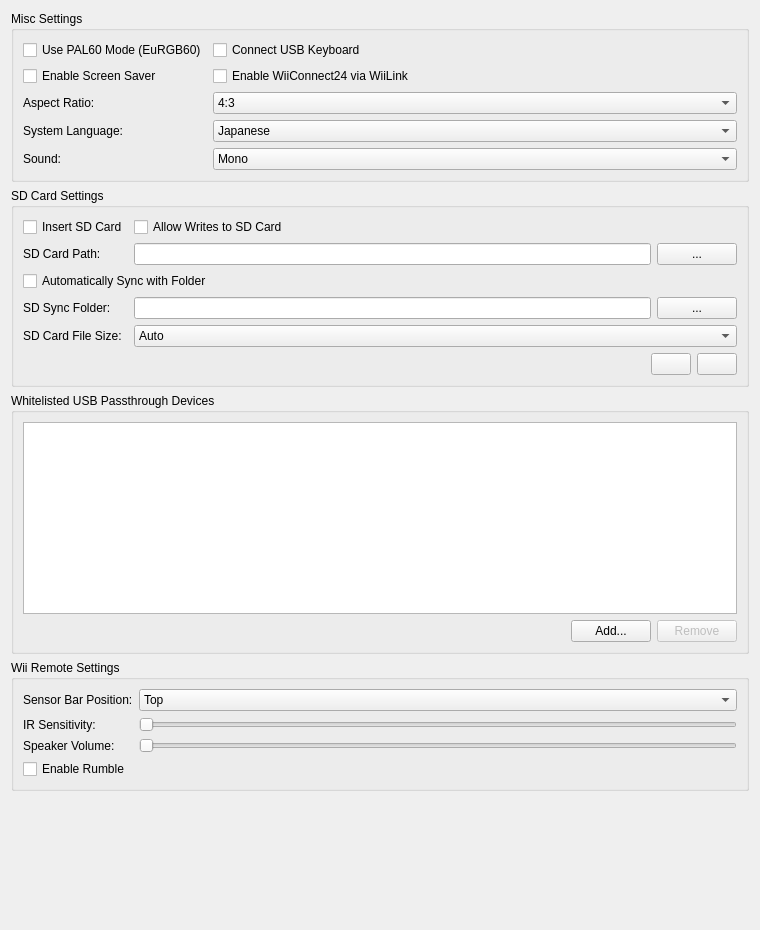
<?xml version="1.0" encoding="UTF-8"?>
<ui version="4.0">
 <class>WiiPane</class>
 <widget class="QWidget" name="WiiPane">
  <property name="geometry">
   <rect>
    <x>0</x>
    <y>0</y>
    <width>760</width>
    <height>930</height>
   </rect>
  </property>
  <property name="sizePolicy">
   <sizepolicy hsizetype="Expanding" vsizetype="Fixed">
    <horstretch>0</horstretch>
    <verstretch>0</verstretch>
   </sizepolicy>
  </property>
  <layout class="QVBoxLayout" name="rootLayout">
   <item>
    <widget class="QGroupBox" name="miscGroup">
     <property name="title">
      <string>Misc Settings</string>
     </property>
     <layout class="QGridLayout" name="miscLayout">
      <item row="0" column="0">
       <widget class="QCheckBox" name="pal60ModeCheckBox">
        <property name="text">
         <string>Use PAL60 Mode (EuRGB60)</string>
        </property>
       </widget>
      </item>
      <item row="0" column="1">
       <widget class="QCheckBox" name="connectKeyboardCheckBox">
        <property name="text">
         <string>Connect USB Keyboard</string>
        </property>
       </widget>
      </item>
      <item row="1" column="0">
       <widget class="QCheckBox" name="screenSaverCheckBox">
        <property name="text">
         <string>Enable Screen Saver</string>
        </property>
       </widget>
      </item>
      <item row="1" column="1">
       <widget class="QCheckBox" name="wiiLinkCheckBox">
        <property name="text">
         <string>Enable WiiConnect24 via WiiLink</string>
        </property>
       </widget>
      </item>
      <item row="2" column="0">
       <widget class="QLabel" name="aspectRatioLabel">
        <property name="text">
         <string>Aspect Ratio:</string>
        </property>
        <property name="buddy">
         <cstring>aspectRatioComboBox</cstring>
        </property>
       </widget>
      </item>
      <item row="2" column="1">
       <widget class="QComboBox" name="aspectRatioComboBox">
        <property name="sizePolicy">
         <sizepolicy hsizetype="MinimumExpanding" vsizetype="Fixed">
          <horstretch>0</horstretch>
          <verstretch>0</verstretch>
         </sizepolicy>
        </property>
        <item>
         <property name="text">
          <string>4:3</string>
         </property>
        </item>
        <item>
         <property name="text">
          <string>16:9</string>
         </property>
        </item>
       </widget>
      </item>
      <item row="3" column="0">
       <widget class="QLabel" name="systemLanguageLabel">
        <property name="text">
         <string>System Language:</string>
        </property>
        <property name="buddy">
         <cstring>systemLanguageComboBox</cstring>
        </property>
       </widget>
      </item>
      <item row="3" column="1">
       <widget class="QComboBox" name="systemLanguageComboBox">
        <property name="sizePolicy">
         <sizepolicy hsizetype="MinimumExpanding" vsizetype="Fixed">
          <horstretch>0</horstretch>
          <verstretch>0</verstretch>
         </sizepolicy>
        </property>
        <item>
         <property name="text">
          <string>Japanese</string>
         </property>
        </item>
        <item>
         <property name="text">
          <string>English</string>
         </property>
        </item>
        <item>
         <property name="text">
          <string>German</string>
         </property>
        </item>
        <item>
         <property name="text">
          <string>French</string>
         </property>
        </item>
        <item>
         <property name="text">
          <string>Spanish</string>
         </property>
        </item>
        <item>
         <property name="text">
          <string>Italian</string>
         </property>
        </item>
        <item>
         <property name="text">
          <string>Dutch</string>
         </property>
        </item>
        <item>
         <property name="text">
          <string>Simplified Chinese</string>
         </property>
        </item>
        <item>
         <property name="text">
          <string>Traditional Chinese</string>
         </property>
        </item>
        <item>
         <property name="text">
          <string>Korean</string>
         </property>
        </item>
       </widget>
      </item>
      <item row="4" column="0">
       <widget class="QLabel" name="soundModeLabel">
        <property name="text">
         <string>Sound:</string>
        </property>
        <property name="buddy">
         <cstring>soundModeComboBox</cstring>
        </property>
       </widget>
      </item>
      <item row="4" column="1">
       <widget class="QComboBox" name="soundModeComboBox">
        <property name="sizePolicy">
         <sizepolicy hsizetype="MinimumExpanding" vsizetype="Fixed">
          <horstretch>0</horstretch>
          <verstretch>0</verstretch>
         </sizepolicy>
        </property>
        <item>
         <property name="text">
          <string extracomment="Mono audio">Mono</string>
         </property>
        </item>
        <item>
         <property name="text">
          <string extracomment="Stereo audio">Stereo</string>
         </property>
        </item>
        <item>
         <property name="text">
          <string extracomment="Surround audio (Dolby Pro Logic II)">Surround</string>
         </property>
        </item>
       </widget>
      </item>
     </layout>
    </widget>
   </item>
   <item>
    <widget class="QGroupBox" name="sdCardGroup">
     <property name="title">
      <string>SD Card Settings</string>
     </property>
     <layout class="QGridLayout" name="sdCardLayout">
      <item row="0" column="0">
       <widget class="QCheckBox" name="insertSdCardCheckBox">
        <property name="text">
         <string>Insert SD Card</string>
        </property>
       </widget>
      </item>
      <item row="0" column="1" colspan="2">
       <widget class="QCheckBox" name="allowSdWritesCheckBox">
        <property name="text">
         <string>Allow Writes to SD Card</string>
        </property>
       </widget>
      </item>
      <item row="1" column="0">
       <widget class="QLabel" name="sdCardPathLabel">
        <property name="text">
         <string>SD Card Path:</string>
        </property>
        <property name="buddy">
         <cstring>sdCardPathLineEdit</cstring>
        </property>
       </widget>
      </item>
      <item row="1" column="1">
       <widget class="QLineEdit" name="sdCardPathLineEdit"/>
      </item>
      <item row="1" column="2">
       <widget class="QPushButton" name="sdCardPathBrowseButton">
        <property name="text">
         <string notr="true">...</string>
        </property>
        <property name="autoDefault">
         <bool>false</bool>
        </property>
       </widget>
      </item>
      <item row="2" column="0" colspan="3">
       <widget class="QCheckBox" name="syncSdFolderCheckBox">
        <property name="text">
         <string>Automatically Sync with Folder</string>
        </property>
       </widget>
      </item>
      <item row="3" column="0">
       <widget class="QLabel" name="sdSyncFolderLabel">
        <property name="text">
         <string>SD Sync Folder:</string>
        </property>
        <property name="buddy">
         <cstring>sdSyncFolderLineEdit</cstring>
        </property>
       </widget>
      </item>
      <item row="3" column="1">
       <widget class="QLineEdit" name="sdSyncFolderLineEdit"/>
      </item>
      <item row="3" column="2">
       <widget class="QPushButton" name="sdSyncFolderBrowseButton">
        <property name="text">
         <string notr="true">...</string>
        </property>
        <property name="autoDefault">
         <bool>false</bool>
        </property>
       </widget>
      </item>
      <item row="4" column="0">
       <widget class="QLabel" name="sdCardSizeLabel">
        <property name="text">
         <string>SD Card File Size:</string>
        </property>
        <property name="buddy">
         <cstring>sdCardSizeComboBox</cstring>
        </property>
       </widget>
      </item>
      <item row="4" column="1" colspan="2">
       <widget class="QComboBox" name="sdCardSizeComboBox">
        <item>
         <property name="text">
          <string>Auto</string>
         </property>
        </item>
        <item>
         <property name="text">
          <string>64 MiB</string>
         </property>
        </item>
        <item>
         <property name="text">
          <string>128 MiB</string>
         </property>
        </item>
        <item>
         <property name="text">
          <string>256 MiB</string>
         </property>
        </item>
        <item>
         <property name="text">
          <string>512 MiB</string>
         </property>
        </item>
        <item>
         <property name="text">
          <string>1 GiB</string>
         </property>
        </item>
        <item>
         <property name="text">
          <string>2 GiB</string>
         </property>
        </item>
        <item>
         <property name="text">
          <string>4 GiB (SDHC)</string>
         </property>
        </item>
        <item>
         <property name="text">
          <string>8 GiB (SDHC)</string>
         </property>
        </item>
        <item>
         <property name="text">
          <string>16 GiB (SDHC)</string>
         </property>
        </item>
        <item>
         <property name="text">
          <string>32 GiB (SDHC)</string>
         </property>
        </item>
       </widget>
      </item>
      <item row="5" column="0" colspan="3">
       <layout class="QHBoxLayout" name="sdCardActionLayout">
        <item>
         <spacer name="sdCardActionSpacer">
          <property name="orientation">
           <enum>Qt::Orientation::Horizontal</enum>
          </property>
          <property name="sizeHint" stdset="0">
           <size>
            <width>40</width>
            <height>20</height>
           </size>
          </property>
         </spacer>
        </item>
        <item>
         <widget class="QPushButton" name="sdPackButton">
          <property name="autoDefault">
           <bool>false</bool>
          </property>
         </widget>
        </item>
        <item>
         <widget class="QPushButton" name="sdUnpackButton">
          <property name="autoDefault">
           <bool>false</bool>
          </property>
         </widget>
        </item>
       </layout>
      </item>
     </layout>
    </widget>
   </item>
   <item>
    <widget class="QGroupBox" name="usbPassthroughGroup">
     <property name="title">
      <string>Whitelisted USB Passthrough Devices</string>
     </property>
     <layout class="QVBoxLayout" name="usbPassthroughLayout">
      <item>
       <widget class="MinimumSizeHintListWidget" name="usbPassthroughList"/>
      </item>
      <item>
       <layout class="QHBoxLayout" name="usbPassthroughButtonLayout">
        <item>
         <spacer name="usbPassthroughButtonSpacer">
          <property name="orientation">
           <enum>Qt::Orientation::Horizontal</enum>
          </property>
          <property name="sizeHint" stdset="0">
           <size>
            <width>40</width>
            <height>20</height>
           </size>
          </property>
         </spacer>
        </item>
        <item>
         <widget class="QPushButton" name="usbPassthroughAddButton">
          <property name="text">
           <string>Add...</string>
          </property>
          <property name="autoDefault">
           <bool>false</bool>
          </property>
         </widget>
        </item>
        <item>
         <widget class="QPushButton" name="usbPassthroughRemoveButton">
          <property name="enabled">
           <bool>false</bool>
          </property>
          <property name="text">
           <string>Remove</string>
          </property>
          <property name="autoDefault">
           <bool>false</bool>
          </property>
         </widget>
        </item>
       </layout>
      </item>
     </layout>
    </widget>
   </item>
   <item>
    <widget class="QGroupBox" name="wiiRemoteGroup">
     <property name="title">
      <string>Wii Remote Settings</string>
     </property>
     <layout class="QGridLayout" name="wiiRemoteLayout">
      <item row="0" column="0">
       <widget class="QLabel" name="sensorBarPositionLabel">
        <property name="text">
         <string>Sensor Bar Position:</string>
        </property>
        <property name="buddy">
         <cstring>sensorBarPositionComboBox</cstring>
        </property>
       </widget>
      </item>
      <item row="0" column="1">
       <widget class="QComboBox" name="sensorBarPositionComboBox">
        <item>
         <property name="text">
          <string>Top</string>
         </property>
        </item>
        <item>
         <property name="text">
          <string>Bottom</string>
         </property>
        </item>
       </widget>
      </item>
      <item row="1" column="0">
       <widget class="QLabel" name="irSensitivityLabel">
        <property name="text">
         <string extracomment="IR stands for infrared and refers to the pointer functionality of Wii Remotes">IR Sensitivity:</string>
        </property>
        <property name="buddy">
         <cstring>irSensitivitySlider</cstring>
        </property>
       </widget>
      </item>
      <item row="1" column="1">
       <widget class="QSlider" name="irSensitivitySlider">
        <property name="minimum">
         <number>1</number>
        </property>
        <property name="maximum">
         <number>5</number>
        </property>
        <property name="orientation">
         <enum>Qt::Orientation::Horizontal</enum>
        </property>
       </widget>
      </item>
      <item row="2" column="0">
       <widget class="QLabel" name="speakerVolumeLabel">
        <property name="text">
         <string>Speaker Volume:</string>
        </property>
        <property name="buddy">
         <cstring>speakerVolumeSlider</cstring>
        </property>
       </widget>
      </item>
      <item row="2" column="1">
       <widget class="QSlider" name="speakerVolumeSlider">
        <property name="maximum">
         <number>127</number>
        </property>
        <property name="orientation">
         <enum>Qt::Orientation::Horizontal</enum>
        </property>
       </widget>
      </item>
      <item row="3" column="0" colspan="2">
       <widget class="QCheckBox" name="wiiRemoteRumbleCheckBox">
        <property name="text">
         <string>Enable Rumble</string>
        </property>
       </widget>
      </item>
     </layout>
    </widget>
   </item>
   <item>
    <spacer name="verticalSpacer">
     <property name="orientation">
      <enum>Qt::Orientation::Vertical</enum>
     </property>
     <property name="sizeHint" stdset="0">
      <size>
       <width>20</width>
       <height>40</height>
      </size>
     </property>
    </spacer>
   </item>
  </layout>
 </widget>
 <customwidgets>
  <customwidget>
   <class>MinimumSizeHintListWidget</class>
   <extends>QListWidget</extends>
   <header>DolphinQt/Settings/WiiPane.h</header>
  </customwidget>
 </customwidgets>
 <tabstops>
  <tabstop>pal60ModeCheckBox</tabstop>
  <tabstop>connectKeyboardCheckBox</tabstop>
  <tabstop>screenSaverCheckBox</tabstop>
  <tabstop>wiiLinkCheckBox</tabstop>
  <tabstop>aspectRatioComboBox</tabstop>
  <tabstop>systemLanguageComboBox</tabstop>
  <tabstop>soundModeComboBox</tabstop>
  <tabstop>insertSdCardCheckBox</tabstop>
  <tabstop>allowSdWritesCheckBox</tabstop>
  <tabstop>sdCardPathLineEdit</tabstop>
  <tabstop>sdCardPathBrowseButton</tabstop>
  <tabstop>syncSdFolderCheckBox</tabstop>
  <tabstop>sdSyncFolderLineEdit</tabstop>
  <tabstop>sdSyncFolderBrowseButton</tabstop>
  <tabstop>sdCardSizeComboBox</tabstop>
  <tabstop>sdPackButton</tabstop>
  <tabstop>sdUnpackButton</tabstop>
  <tabstop>usbPassthroughList</tabstop>
  <tabstop>usbPassthroughAddButton</tabstop>
  <tabstop>usbPassthroughRemoveButton</tabstop>
  <tabstop>sensorBarPositionComboBox</tabstop>
  <tabstop>irSensitivitySlider</tabstop>
  <tabstop>speakerVolumeSlider</tabstop>
  <tabstop>wiiRemoteRumbleCheckBox</tabstop>
 </tabstops>
 <resources/>
 <connections/>
</ui>
